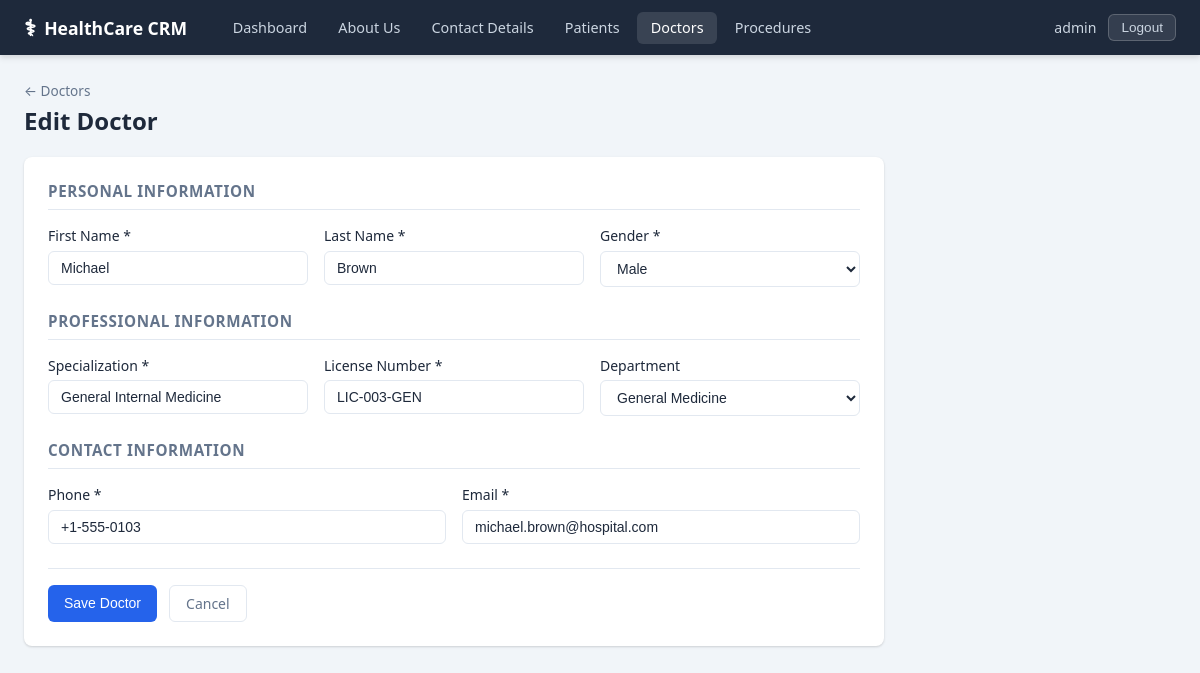
/doctors/3/edit/ (signed in), run on the app's committed database.
### apps/core/models.py (models this page shows, shortened)
class Doctor(models.Model):
    GENDER_CHOICES = [('M', 'Male'), ('F', 'Female'), ('O', 'Other')]
    first_name = models.CharField(max_length=100)
    last_name = models.CharField(max_length=100)
    gender = models.CharField(max_length=1, choices=GENDER_CHOICES)
    specialization = models.CharField(max_length=150)
    license_number = models.CharField(max_length=50, unique=True)
    phone = models.CharField(max_length=20)
    email = models.EmailField(unique=True)
    department = models.ForeignKey(
        Department,
        on_delete=models.SET_NULL,
        null=True,
        blank=True,
        related_name='doctors',
    )
    created_at = models.DateTimeField(auto_now_add=True)
    class Meta:
        ordering = ['last_name', 'first_name']

### apps/core/views.py (the view)
# urls.py: path('doctors/<int:pk>/edit/', views.doctor_edit, name='doctor_edit'),
@login_required
def doctor_edit(request, pk):
    doctor = get_object_or_404(Doctor, pk=pk)
    form = DoctorForm(request.POST or None, instance=doctor)
    if form.is_valid():
        form.save()
        messages.success(request, f'"{doctor.full_name}" updated successfully.')
        return redirect('doctor_detail', pk=doctor.pk)
    return render(request, 'doctors/form.html', {'form': form, 'title': 'Edit Doctor', 'doctor': doctor})

### apps/core/forms.py
class DoctorForm(forms.ModelForm):
    class Meta:
        model = Doctor
        fields = [
            'first_name', 'last_name', 'gender', 'specialization',
            'license_number', 'phone', 'email', 'department',
        ]
        widgets = {
            'first_name': forms.TextInput(attrs={'class': 'form-input'}),
            'last_name': forms.TextInput(attrs={'class': 'form-input'}),
            'gender': forms.Select(attrs={'class': 'form-input'}),
            'specialization': forms.TextInput(attrs={'class': 'form-input'}),
            'license_number': forms.TextInput(attrs={'class': 'form-input'}),
            'phone': forms.TextInput(attrs={'class': 'form-input'}),
            'email': forms.EmailInput(attrs={'class': 'form-input'}),
            'department': forms.Select(attrs={'class': 'form-input'}),
        }

### apps/core/models.py (called while the page is built)
    def __str__(self):
        return self.name

### templates/doctors/form.html (shortened to what this page needs)
{% extends 'base.html' %}
{% block content %}
<div class="page-header">
  <div>
    <a href="{% url 'doctor_list' %}" class="breadcrumb">&larr; Doctors</a>
    <h2>{{ title }}</h2>
  </div>
</div>
<div class="form-card">
  <form method="post" novalidate>
    <div class="form-section">
      <h3>Personal Information</h3>
      <div class="form-row">
        <div class="form-group">
          <label for="{{ form.first_name.id_for_label }}">First Name *</label>
          {{ form.first_name }}
        </div>
        <div class="form-group">
          <label for="{{ form.last_name.id_for_label }}">Last Name *</label>
          {{ form.last_name }}
        </div>
        <div class="form-group">
          <label for="{{ form.gender.id_for_label }}">Gender *</label>
          {{ form.gender }}
        </div>
      </div>
    </div>
    <div class="form-section">
      <h3>Professional Information</h3>
      <div class="form-row">
        <div class="form-group">
          <label for="{{ form.specialization.id_for_label }}">Specialization *</label>
          {{ form.specialization }}
        </div>
        <div class="form-group">
          <label for="{{ form.license_number.id_for_label }}">License Number *</label>
          {{ form.license_number }}
        </div>
        <div class="form-group">
          <label for="{{ form.department.id_for_label }}">Department</label>
          {{ form.department }}
        </div>
      </div>
    </div>
    <div class="form-section">
      <h3>Contact Information</h3>
      <div class="form-row">
        <div class="form-group">
          <label for="{{ form.phone.id_for_label }}">Phone *</label>
          {{ form.phone }}
        </div>
        <div class="form-group">
          <label for="{{ form.email.id_for_label }}">Email *</label>
          {{ form.email }}
        </div>
      </div>
    </div>
    <div class="form-actions">
      <button type="submit" class="btn btn-primary">Save Doctor</button>
      <a href="{% if doctor %}{% url 'doctor_detail' doctor.pk %}{% else %}{% url 'doctor_list' %}{% endif %}" class="btn btn-ghost">Cancel</a>
    </div>
  </form>
</div>
{% endblock %}

### templates/base.html (shortened to what this page needs)
{% load static %}
<!DOCTYPE html>
<html lang="en">
<head>
  <link rel="stylesheet" href="{% static 'css/style.css' %}" />
</head>
<body>
  {% if user.is_authenticated %}
  <nav class="navbar">
    <div class="nav-brand">
      <span class="nav-icon">&#9877;</span>
      <a href="{% url 'dashboard' %}">HealthCare CRM</a>
    </div>
    <ul class="nav-links">
      <li><a href="{% url 'dashboard' %}" {% if request.resolver_match.url_name == 'dashboard' %}class="active"{% endif %}>Dashboard</a></li>
      <li><a href="{% url 'about_us' %}" {% if request.resolver_match.url_name == 'about_us' %}class="active"{% endif %}>About Us</a></li>
      <li><a href="{% url 'contact_details' %}" {% if request.resolver_match.url_name == 'contact_details' %}class="active"{% endif %}>Contact Details</a></li>
      <li><a href="{% url 'patient_list' %}" {% if 'patient' in request.resolver_match.url_name %}class="active"{% endif %}>Patients</a></li>
      <li><a href="{% url 'doctor_list' %}" {% if 'doctor' in request.resolver_match.url_name %}class="active"{% endif %}>Doctors</a></li>
      <li><a href="{% url 'procedure_list' %}" {% if 'procedure' in request.resolver_match.url_name %}class="active"{% endif %}>Procedures</a></li>
    </ul>
    <div class="nav-user">
      <span>{{ user.username }}</span>
      <form method="post" action="{% url 'logout' %}" style="display:inline;">
        <button type="submit" class="btn-logout">Logout</button>
      </form>
    </div>
  </nav>
  {% endif %}
  <main class="main-content">
    {% block content %}{% endblock %}
  </main>
</body>
</html>

### static/css/style.css (style rules this page uses)
*, *::before, *::after { box-sizing: border-box; margin: 0; padding: 0; }
:root { --color-primary: #2563eb; --color-primary-h: #1d4ed8; --color-danger: #dc2626; --color-danger-h: #b91c1c; --color-secondary: #64748b; --color-secondary-h:#475569; --color-success: #16a34a; --color-bg: #f1f5f9; --color-surface: #ffffff; --color-border: #e2e8f0; --color-text: #1e293b; --color-text-muted: #64748b; --color-nav-bg: #1e293b; --color-nav-text: #cbd5e1; --radius: 8px; --shadow: 0 1px 3px rgba(0,0,0,.1), 0 1px 2px rgba(0,0,0,.06); --shadow-md: 0 4px 6px rgba(0,0,0,.07), 0 2px 4px rgba(0,0,0,.06); --font: 'Segoe UI', system-ui, -apple-system, sans-serif; }
body { font-family: var(--font); background: var(--color-bg); color: var(--color-text); min-height: 100vh; }
a { color: var(--color-primary); text-decoration: none; }
.navbar { display: flex; align-items: center; gap: 2rem; background: var(--color-nav-bg); padding: .75rem 1.5rem; position: sticky; top: 0; z-index: 100; box-shadow: var(--shadow-md); }
.nav-brand { display: flex; align-items: center; gap: .5rem; font-size: 1.1rem; font-weight: 700; color: #fff; white-space: nowrap; }
.nav-brand a { color: #fff; text-decoration: none; }
.nav-icon { font-size: 1.4rem; }
.nav-links { display: flex; gap: .25rem; list-style: none; flex: 1; }
.nav-links a { color: var(--color-nav-text); padding: .4rem .85rem; border-radius: 6px; font-size: .9rem; text-decoration: none; transition: background .15s, color .15s; }
.nav-links a:hover, .nav-links a.active { background: rgba(255,255,255,.12); color: #fff; }
.nav-user { display: flex; align-items: center; gap: .75rem; color: var(--color-nav-text); font-size: .88rem; margin-left: auto; }
.btn-logout { background: rgba(255,255,255,.1); color: var(--color-nav-text); border: 1px solid rgba(255,255,255,.2); border-radius: 6px; padding: .3rem .75rem; cursor: pointer; font-size: .85rem; transition: background .15s; }
.main-content { max-width: 1200px; margin: 0 auto; padding: 1.5rem; }
.page-header { display: flex; align-items: flex-start; justify-content: space-between; margin-bottom: 1.25rem; gap: 1rem; }
.page-header h2 { font-size: 1.5rem; font-weight: 700; color: var(--color-text); }
.breadcrumb { display: inline-block; color: var(--color-text-muted); font-size: .85rem; margin-bottom: .25rem; text-decoration: none; }
.btn { display: inline-flex; align-items: center; gap: .35rem; padding: .5rem 1rem; border-radius: 6px; font-size: .875rem; font-weight: 500; cursor: pointer; border: none; text-decoration: none; transition: background .15s, box-shadow .15s; white-space: nowrap; }
.btn-primary { background: var(--color-primary); color: #fff; }
.btn-ghost { background: transparent; color: var(--color-text-muted); border: 1px solid var(--color-border); }
.form-card { background: var(--color-surface); border-radius: var(--radius); box-shadow: var(--shadow); padding: 1.5rem; max-width: 860px; }
.form-section { margin-bottom: 1.5rem; }
.form-section h3 { font-size: .95rem; font-weight: 600; color: var(--color-text-muted); text-transform: uppercase; letter-spacing: .04em; margin-bottom: 1rem; padding-bottom: .5rem; border-bottom: 1px solid var(--color-border); }
.form-row { display: grid; grid-template-columns: repeat(auto-fit, minmax(180px, 1fr)); gap: 1rem; }
.form-group { display: flex; flex-direction: column; gap: .35rem; }
.form-group label { font-size: .875rem; font-weight: 500; color: var(--color-text); }
.form-input { padding: .5rem .75rem; border: 1px solid var(--color-border); border-radius: 6px; font-size: .875rem; color: var(--color-text); background: #fff; outline: none; transition: border-color .15s, box-shadow .15s; width: 100%; }
select.form-input { appearance: auto; }
.form-actions { display: flex; gap: .75rem; margin-top: 1.5rem; padding-top: 1rem; border-top: 1px solid var(--color-border); }

### data on the page
Doctor: first_name "Michael", last_name "Brown", gender "Male", specialization "General Internal Medicine", license_number "LIC-003-GEN", department "General Medicine", phone "+1-555-0103", email "michael.brown@hospital.com"

### other printed values
{{ user.username }} "admin"
{{ title }} "Edit Doctor"
